Frame 1 (no input): blank canvas, image omitted
Frame 60 (no input): blank canvas, image omitted
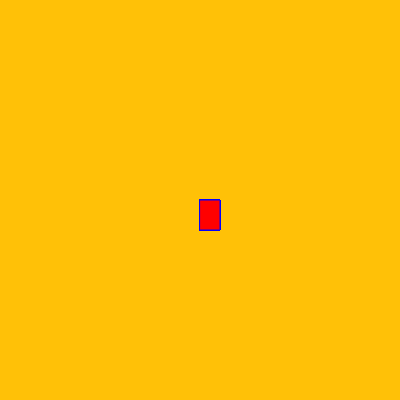
Frame 120 (the mouse pressed at the canvas centre since frame 60)

The p5.js sketch whose frames 1 and 60 were blank and that drew this single picture after the mouse press (run headless with seeded random() and noise() and a simulated clock; from frame 60 on, the mouse is pressed at the canvas centre):

// p5.js sketch
// ── sketch.js
function setup() {
    createCanvas(400, 400);
    background("#FFC107")
  }
  
  function draw()  {
    stroke("blue")
    fill("red")
    
    
    if  (mouseIsPressed)  {
       rect(mouseX,  mouseY,  20,  30);
    }
  }
  
